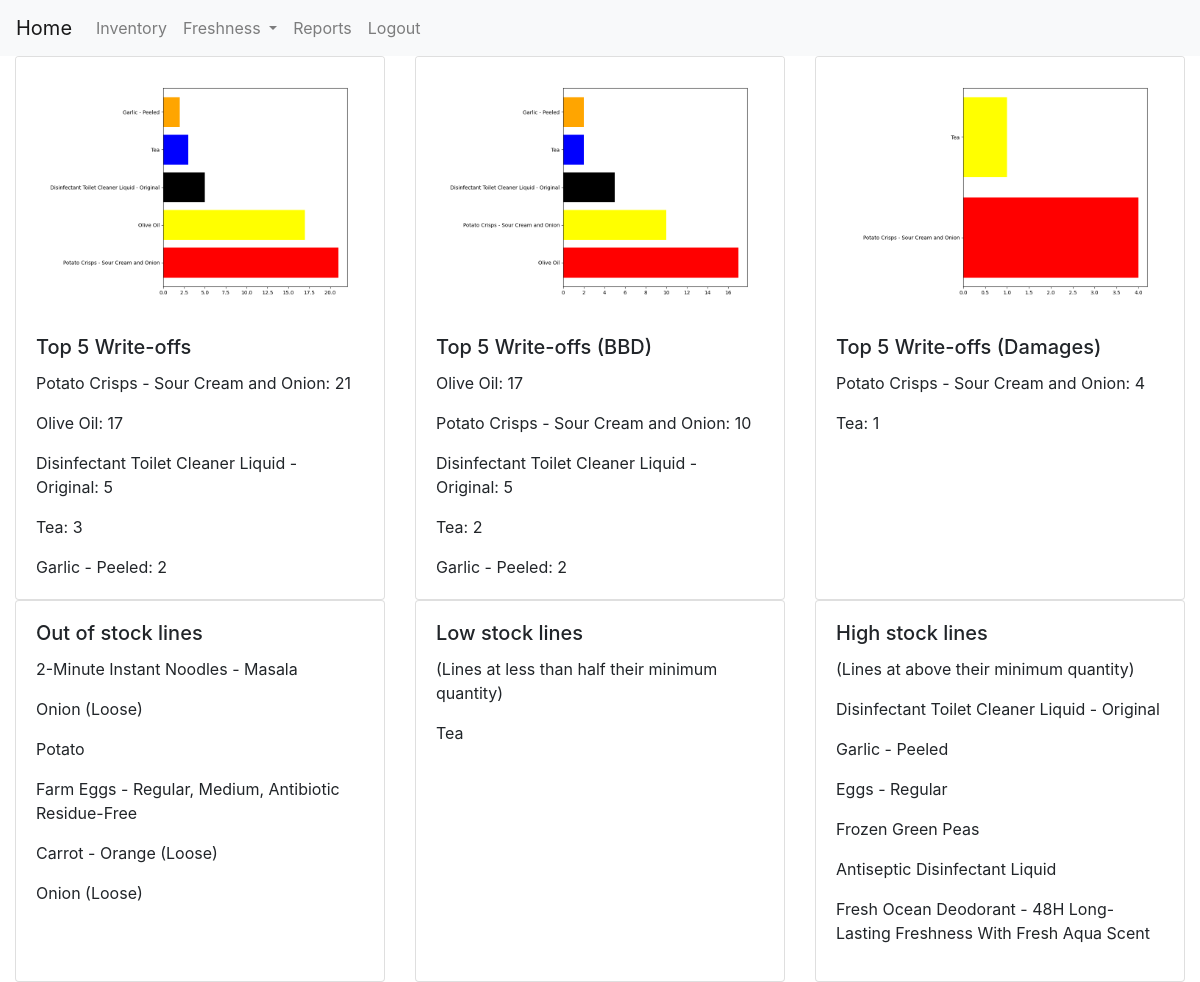
Screenshot of /Reports/ (signed in) with the database file from the repository.
### Inventory/models.py (models this page shows, shortened)
class Product(models.Model):
    ProductName= models.CharField(max_length=100)
    Brand= models.CharField(max_length=100)
    Price = models.FloatField()
    DiscountPrice=models.FloatField()
    Image_Url= models.CharField(max_length=300)
    Category= models.CharField(max_length=100)
    Barcode = models.CharField(max_length=16)
    EAN = models.CharField(max_length=6)

### Inventory/views.py (the view)
    def wrap(request,*args,**kwargs):
        if not request.user.is_authenticated or not request.user.is_StoreManager:
            messages.error(request,"You can't access this page!")
            return redirect('home')
        return function(request, *args,**kwargs)

### Inventory/models.py (called while the page is built)
    def get_stock(self):
        stock_items = StockItem.objects.filter(activeProduct=self.id)
        total_stock = sum(stock_item.quantity for stock_item in stock_items)
        return total_stock

### Inventory/views.py (called while the page is built)
def storeManagerOnly(function):
    def wrap(request,*args,**kwargs):
        if not request.user.is_authenticated or not request.user.is_StoreManager:
            messages.error(request,"You can't access this page!")
            return redirect('home')
        return function(request, *args,**kwargs)
    wrap.__doc__ = function.__doc__
    wrap.__name__ = function.__name__
    return wrap

### Reports/templates/grid.html
{%extends "base.html"%}
{%load static%}
{%block content%}
<div class="container-fluid">
    <div class="row">
        <div class="col-md-4 d-flex align-items-stretch" >
            <div class="card md-4 ">
                <img src="{%static 'images/writeOff-graph.png'%}" class="card-img-top" alt="Plus Icon">
                <div class="card-body d-flex flex-column ">
                    <h5 class="card-title">Top 5 Write-offs</h5>
                    {%for key, value in WriteOffs.items %}
                    <p class="card-text">{{key}}: {{value}}</p>
                    {%endfor%}
                </div>
            </div>
        </div>
        <div class="col-md-4 d-flex align-items-stretch" >
            <div class="card md-4 ">
                <img src="{%static 'images/writeOffBBD-graph.png'%}" class="card-img-top" alt="Plus Icon">
                <div class="card-body d-flex flex-column ">
                    <h5 class="card-title">Top 5 Write-offs (BBD)</h5>
                    {%for key, value in WriteOffsBBD.items %}
                    <p class="card-text">{{key}}: {{value}}</p>
                    {%endfor%}
                </div>
            </div>
        </div>
        <div class="col-md-4 d-flex align-items-stretch" >
            <div class="card md-4 ">
                <img src="{%static 'images/writeOffDamages-graph.png'%}" class="card-img-top" alt="Plus Icon">
                <div class="card-body d-flex flex-column ">
                    <h5 class="card-title">Top 5 Write-offs (Damages)</h5>
                    {%for key, value in WriteOffsDamages.items %}
                    <p class="card-text">{{key}}: {{value}}</p>
                    {%endfor%}
                </div>
            </div>
        </div>
    </div>
    <div class="row  h-100">
        <div class="col-md-4 d-flex align-items-stretch " >
            <div class="card md-4 w-100">
                <div class="card-body d-flex flex-column ">
                    <h5 class="card-title">Out of stock lines</h5>
                    {% for item in outOfStock %}
                        <p>{{item}}</p>
                    {%endfor%}
                </div>
            </div>
        </div>
        <div class="col-md-4 d-flex align-items-stretch " >
            <div class="card md-4 w-100">
                <div class="card-body d-flex flex-column ">
                    <h5 class="card-title">Low stock lines </h5>
                    <p>(Lines at less than half their minimum quantity)</p>
                    {% for item in lowStock %}
                        <p>{{item}}</p>
                    {%endfor%}
                </div>
            </div>
        </div>
        <div class="col-md-4 d-flex align-items-stretch " >
            <div class="card md-4 w-100">
                <div class="card-body d-flex flex-column ">
                    <h5 class="card-title">High stock lines </h5>
                    <p>(Lines at above their minimum quantity)</p>
                    {% for item in highStock %}
                        <p>{{item}}</p>
                    {%endfor%}
                </div>
            </div>
        </div>
    </div>
    </div>
{%endblock%}

### rows the page displays
Product: WriteOffs "Disinfectant Toilet Cleaner Liquid - Original", WriteOffsBBD "Disinfectant Toilet Cleaner Liquid - Original", highStock "Disinfectant Toilet Cleaner Liquid - Original"
Product: WriteOffs "Tea", WriteOffsBBD "Tea", WriteOffsDamages "Tea", lowStock "Tea"
Product: WriteOffs "Garlic - Peeled", WriteOffsBBD "Garlic - Peeled", highStock "Garlic - Peeled"
Product: outOfStock "2-Minute Instant Noodles - Masala"
Product: outOfStock "Onion (Loose)" "Onion (Loose)"
Product: outOfStock "Potato"
Product: outOfStock "Farm Eggs - Regular, Medium, Antibiotic Residue-Free"
Product: outOfStock "Carrot - Orange (Loose)"
Product: highStock "Eggs - Regular"
Product: highStock "Frozen Green Peas"
Product: highStock "Antiseptic Disinfectant Liquid"
Product: highStock "Fresh Ocean Deodorant - 48H Long-Lasting Freshness With Fresh Aqua Scent"

### other values shown
{{ value }} "21" "17" "5" "3" "2"
{{ value }} "17" "10" "5" "2" "2"
{{ value }} "4" "1"
